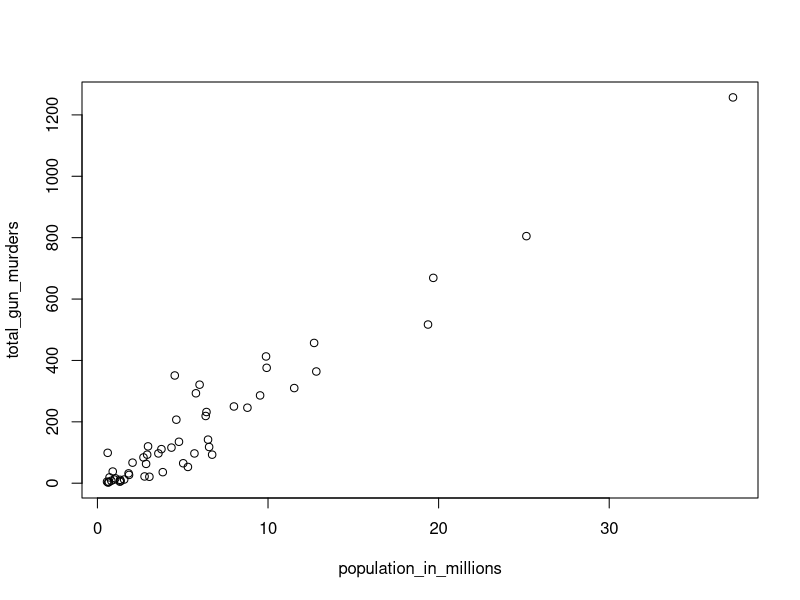
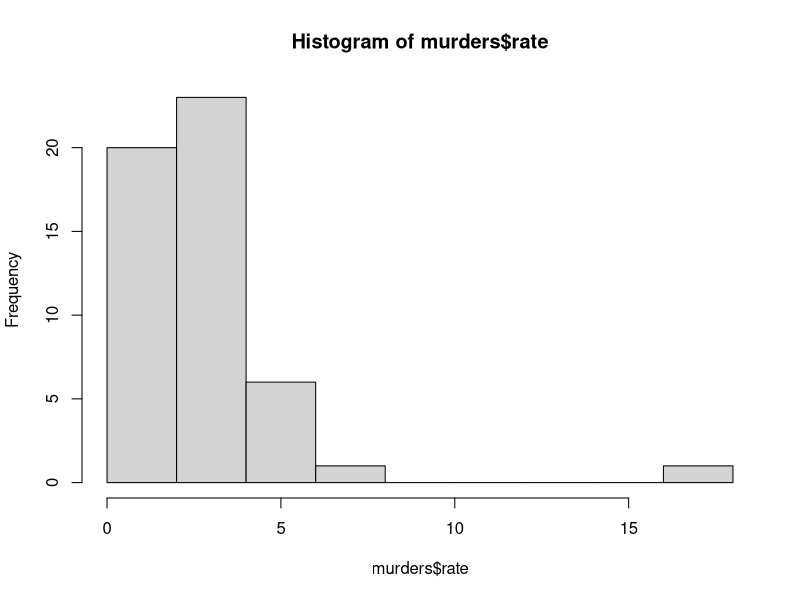
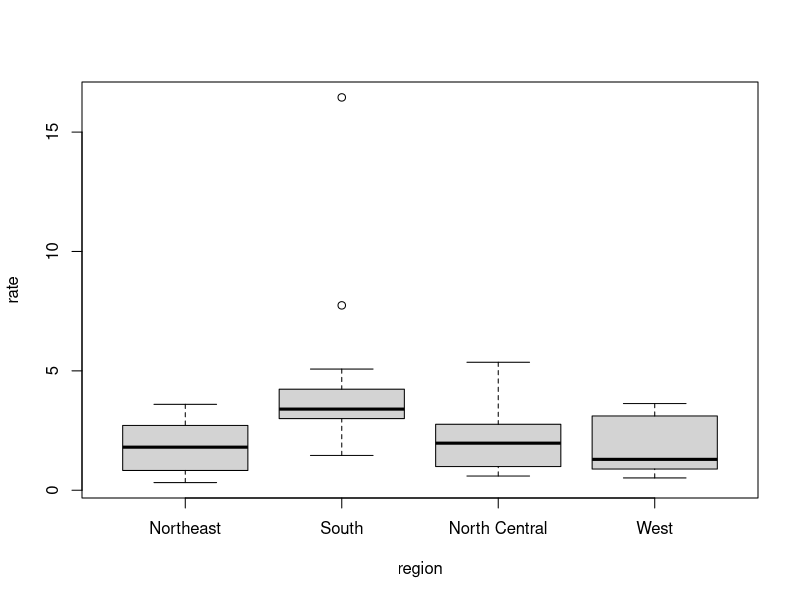

Reproduce these figures in R, in order.
# scatter plots

#lets plot population against total murders
library(dplyr)
library(dslabs)
data("murders")

population_in_millions = murders$population / 10^6
total_gun_murders = murders$total

#we can plot scatter plots with the plot function
plot(population_in_millions, total_gun_murders) # plot(x, y)
#^ the plot shows up in rstudio in the bottom right pane (we can save, export, zoom form there)



# histograms

#first lest add a column to the murders data frame
murders <- mutate(murders, rate = total / population * 100000) #do this with the mutatie function, adding rate column

hist(murders$rate) #again, the histogram shows up in bottom right pane
#shows most falling between 0 an 4, one with 6, and 1 extreme with > 15

#we can find what that is:
murders$state[which.max(murders$rate)] #district of columbia




# box plots 

boxplot(rate~region, data=murders) # plot the distribution of rate for each of the regions
